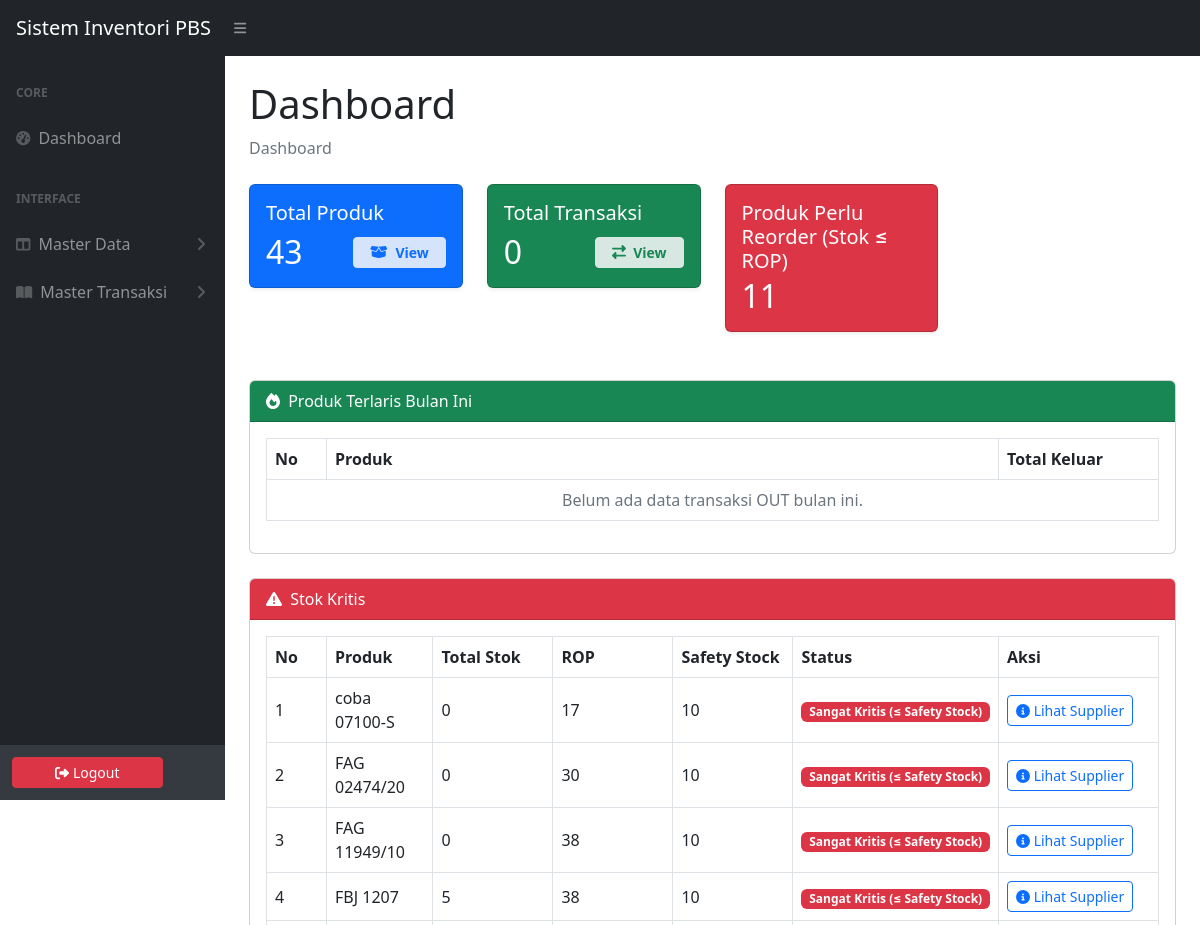
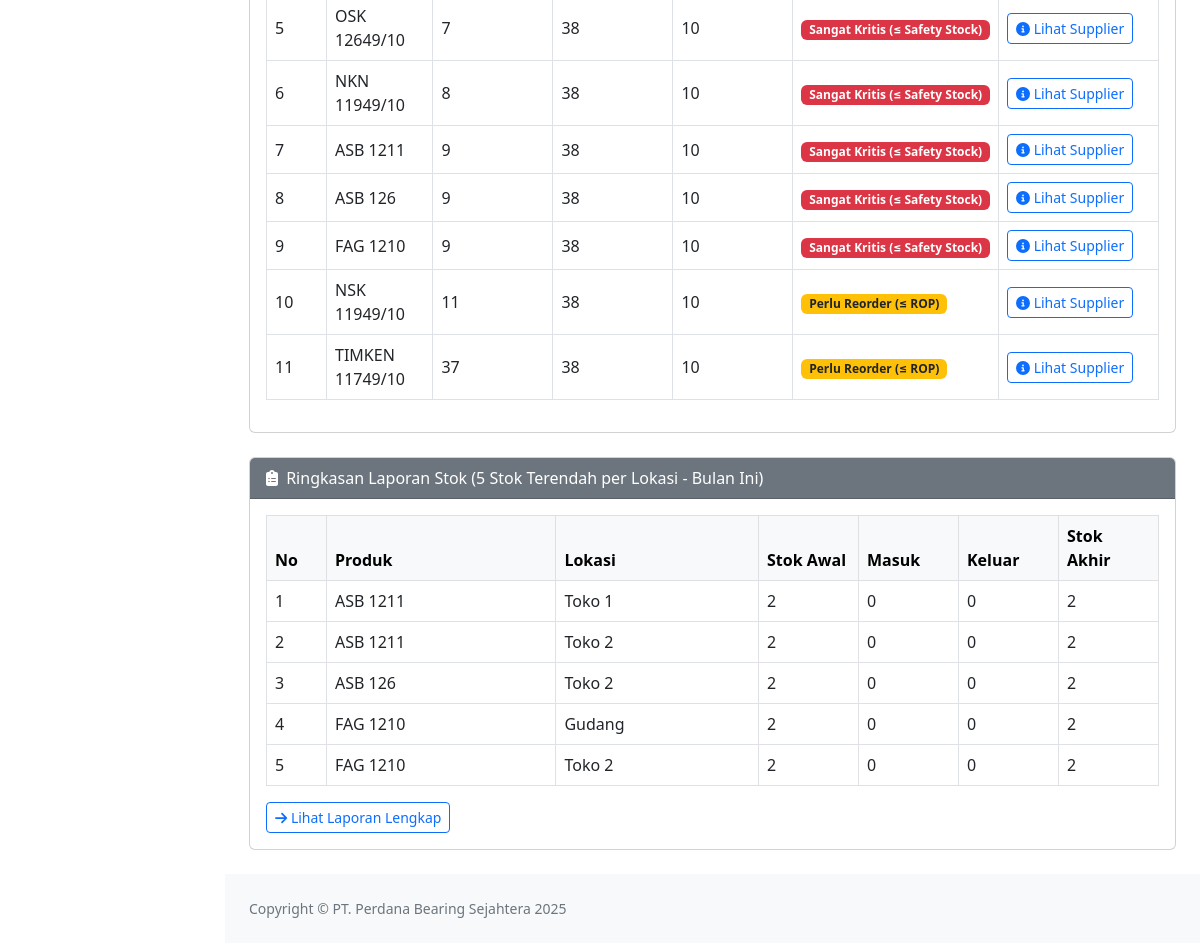
The app's page /index.php (signed in) with its own data (2 pictures, top to bottom).
### tables this page shows
CREATE TABLE `product` (
  `product_id` int(11) NOT NULL,
  `brand_id` int(11) DEFAULT NULL,
  `model_id` int(11) DEFAULT NULL,
  `unit_id` int(11) DEFAULT NULL,
  `category_id` int(11) DEFAULT NULL,
  `name` varchar(150) NOT NULL,
  `desc` varchar(255) DEFAULT NULL,
  `ukuran` varchar(100) DEFAULT NULL,
  `status` tinyint(1) NOT NULL DEFAULT 1,
  `safety_stock` int(11) NOT NULL DEFAULT 0,
  `lead_time_days` int(11) NOT NULL DEFAULT 1,
  `avg_daily_usage` int(11) NOT NULL DEFAULT 0,
  `reorder_point` int(11) NOT NULL DEFAULT 0
);

CREATE TABLE `location` (
  `location_id` int(11) NOT NULL,
  `namalokasi` varchar(100) NOT NULL,
  `alamat` varchar(255) DEFAULT NULL,
  `status` tinyint(1) NOT NULL DEFAULT 1
);

### infodetaildashboard.php (the view, shortened to what this page needs)
<?php
include "include/config.php";
$bulanIni = date('Y-m');
$sqlTotalProduk = "SELECT COUNT(*) AS total FROM product WHERE status=1";
$resTotalProduk = mysqli_query($connection, $sqlTotalProduk) or die("Query total produk gagal: ".mysqli_error($connection));
$rowTotalProduk = mysqli_fetch_assoc($resTotalProduk);
$totalProduk    = (int)($rowTotalProduk['total'] ?? 0);
$sqlTotalTransaksi = "
  SELECT COUNT(*) AS total
  FROM `transaction`
  WHERE DATE_FORMAT(transaction_date, '%Y-%m') = '$bulanIni'
";
$resTotalTransaksi = mysqli_query($connection, $sqlTotalTransaksi) or die("Query total transaksi gagal: ".mysqli_error($connection));
$rowTotalTransaksi = mysqli_fetch_assoc($resTotalTransaksi);
$totalTransaksi    = (int)($rowTotalTransaksi['total'] ?? 0);
$sqlStokKritis = "
  SELECT
    p.product_id,
    COALESCE(b.brand_name,'') AS brand_name,
    COALESCE(m.model_name,'') AS model_name,
    SUM(i.quantity) AS total_stok,
    p.safety_stock,
    p.lead_time_days,
    p.avg_daily_usage,
    p.reorder_point
  FROM inventory i
  JOIN product p ON i.product_id = p.product_id
  LEFT JOIN brand b ON p.brand_id = b.brand_id
  LEFT JOIN model m ON p.model_id = m.model_id
  WHERE p.status = 1
  GROUP BY
    p.product_id,
    p.safety_stock,
    p.lead_time_days,
    p.avg_daily_usage,
    p.reorder_point
  HAVING total_stok < p.reorder_point
  ORDER BY total_stok ASC
";
$resStokKritis = mysqli_query($connection, $sqlStokKritis) or die("Query stok kritis gagal: ".mysqli_error($connection));
$jumlahStokKritis = mysqli_num_rows($resStokKritis);
$sqlProdukTerlaris = "
  SELECT
    p.product_id,
    COALESCE(b.brand_name,'') AS brand_name,
    COALESCE(m.model_name,'') AS model_name,
    SUM(ABS(td.quantity)) AS total_keluar
  FROM transaction_details td
  JOIN `transaction` t ON td.transaction_id = t.transaction_id
  JOIN product p       ON td.product_id     = p.product_id
  LEFT JOIN brand b    ON p.brand_id        = b.brand_id
  LEFT JOIN model m    ON p.model_id        = m.model_id
  WHERE t.type = 'OUT' AND p.status = 1
    AND DATE_FORMAT(t.transaction_date, '%Y-%m') = '$bulanIni'
  GROUP BY p.product_id
  ORDER BY total_keluar DESC, brand_name ASC, model_name ASC
  LIMIT 5
";
$resProdukTerlaris = mysqli_query($connection, $sqlProdukTerlaris) or die("Query produk terlaris gagal: ".mysqli_error($connection));
?>
<div class="row mb-4">
<div class="col-xl-3 col-md-6 mb-4">
  <div class="card bg-primary text-white mb-4 shadow-sm">
    <div class="card-body">
      <h5 class="mb-2">Total Produk</h5>
      <div class="d-flex align-items-center justify-content-between">
        <h2 class="mb-0"><?php echo $totalProduk; ?></h2>
 <a href="product.php" class="btn btn-sm btn-light text-primary fw-bold px-3 py-1" style="opacity:0.85;">
          <i class="fas fa-box-open me-1"></i> View
        </a>
      </div>
    </div>
  </div>
</div>
<div class="col-xl-3 col-md-6 mb-4">
  <div class="card bg-success text-white mb-4 shadow-sm">
    <div class="card-body">
      <h5 class="mb-2">Total Transaksi</h5>
      <div class="d-flex align-items-center justify-content-between">
        <h2 class="mb-0"><?php echo $totalTransaksi; ?></h2>
<a href="transaksi.php" class="btn btn-sm btn-light text-success fw-bold px-3 py-1" style="opacity:0.85;">
          <i class="fas fa-exchange-alt me-1"></i> View
        </a>
      </div>
    </div>
  </div>
</div>
  <div class="col-xl-3 col-md-6">
    <div class="card bg-danger text-white mb-4 shadow-sm">
      <div class="card-body">
<h5 class="mb-1">Produk Perlu Reorder (Stok ≤ ROP)</h5>
<h2 class="mb-0"><?php echo $jumlahStokKritis; ?></h2>
      </div>
    </div>
  </div>
</div>
<div class="card mb-4">
  <div class="card-header bg-success text-white">
    <i class="fas fa-fire me-1"></i> Produk Terlaris Bulan Ini
  </div>
  <div class="card-body">
    <table class="table table-bordered table-hover align-middle">
      <thead>
        <tr>
          <th style="width:60px;">No</th>
          <th>Produk</th>
          <th style="width:160px;">Total Keluar</th>
        </tr>
      </thead>
      <tbody>
        <?php if ($resProdukTerlaris && mysqli_num_rows($resProdukTerlaris) > 0): ?>
          <?php $no=1; while($row = mysqli_fetch_assoc($resProdukTerlaris)):
            $namaProduk = trim(($row['brand_name'] ?? '').' '.($row['model_name'] ?? ''));
            if ($namaProduk === '') $namaProduk = 'Produk #'.$row['product_id'];
          ?>
          <tr>
            <td><?php echo $no++; ?></td>
            <td><?php echo htmlspecialchars($namaProduk); ?></td>
            <td><?php echo (int)$row['total_keluar']; ?></td>
          </tr>
          <?php endwhile; ?>
        <?php else: ?>
          <tr><td colspan="3" class="text-center text-muted">Belum ada data transaksi OUT bulan ini.</td></tr>
        <?php endif; ?>
      </tbody>
    </table>
  </div>
</div>
<div class="card mb-4">
  <div class="card-header bg-danger text-white">
    <i class="fas fa-exclamation-triangle me-1"></i> Stok Kritis
  </div>
  <div class="card-body">
    <table class="table table-bordered table-hover align-middle">
            <thead>
        <tr>
          <th style="width:60px;">No</th>
          <th>Produk</th>
          <th style="width:120px;">Total Stok</th>
          <th style="width:120px;">ROP</th>
          <th style="width:120px;">Safety Stock</th>
          <th style="width:160px;">Status</th>
          <th style="width:160px;">Aksi</th>
        </tr>
      </thead>
      <tbody>
        <?php if ($resStokKritis && mysqli_num_rows($resStokKritis) > 0): ?>
  <?php $no=1; while($row = mysqli_fetch_assoc($resStokKritis)):
    $namaProduk = trim(($row['brand_name'] ?? '').' '.($row['model_name'] ?? ''));
    $totalStok    = (int)$row['total_stok'];
    $rop          = (int)$row['reorder_point'];
    $safetyStock  = (int)$row['safety_stock'];
    $statusText  = '';
    $statusClass = '';
    if ($totalStok <= $safetyStock) {
      $statusText  = 'Sangat Kritis (≤ Safety Stock)';
      $statusClass = 'badge bg-danger';
    } elseif ($totalStok <= $rop) {
      $statusText  = 'Perlu Reorder (≤ ROP)';
      $statusClass = 'badge bg-warning text-dark';
    }
  ?>
  <tr>
    <td><?php echo $no++; ?></td>
    <td><?php echo htmlspecialchars($namaProduk); ?></td>
    <td><?php echo $totalStok; ?></td>
    <td><?php echo $rop; ?></td>
    <td><?php echo $safetyStock; ?></td>
    <td>
      <?php if ($statusText): ?>
        <span class="<?php echo $statusClass; ?>">
          <?php echo htmlspecialchars($statusText); ?>
        </span>
      <?php endif; ?>
    </td>
    <td>
      <a href="supplier_info.php?id=<?php echo (int)$row['product_id']; ?>"
         class="btn btn-sm btn-outline-primary">
        <i class="fas fa-info-circle"></i> Lihat Supplier
      </a>
    </td>
  </tr>
  <?php endwhile; ?>
<?php endif; ?>
      </tbody>
    </table>
  </div>
</div>

### index.php (shortened to what this page needs)
<!DOCTYPE html>
<?php
include  "include/config.php";
?>
<html lang="en">
    <head>
        <link href="https://cdn.jsdelivr.net/npm/simple-datatables@7.1.2/dist/style.min.css" rel="stylesheet" />
        <link href="css/styles.css" rel="stylesheet" />
    </head>
    <body class="sb-nav-fixed">
        <?php include "include/navbar.php"; ?>
        <div id="layoutSidenav">
            <?php include "include/menu.php"; ?>
            <div id="layoutSidenav_content">
                <main>
                    <div class="container-fluid px-4">
                        <h1 class="mt-4">Dashboard</h1>
                        <ol class="breadcrumb mb-4">
                            <li class="breadcrumb-item active">Dashboard</li>
                        </ol>
                     <?php include "infodetaildashboard.php"; ?>
                     <?php include "infodetaildashboard2.php"; ?>
                    </div>
                </main>
                <?php include "include/footer.php"; ?>
    </body>
</html>

### include/navbar.php
<nav class="sb-topnav navbar navbar-expand navbar-dark bg-dark">
    <a class="navbar-brand ps-3" href="index.php">Sistem Inventori PBS</a>
    <button class="btn btn-link btn-sm order-1 order-lg-0 me-4 me-lg-0" id="sidebarToggle" href="#!"><i class="fas fa-bars"></i></button>
</nav>

### include/menu.php (shortened to what this page needs)
<div id="layoutSidenav_nav">
              <nav class="sb-sidenav accordion sb-sidenav-dark" id="sidenavAccordion">
                  <div class="sb-sidenav-menu">
                      <div class="nav">
                          <div class="sb-sidenav-menu-heading">Core</div>
                          <a class="nav-link" href="index.php">
                              <div class="sb-nav-link-icon"><i class="fas fa-tachometer-alt"></i></div>
                              Dashboard
                          </a>
                          <div class="sb-sidenav-menu-heading">Interface</div>
                          <a class="nav-link collapsed" href="#" data-bs-toggle="collapse" data-bs-target="#collapseLayouts" aria-expanded="false" aria-controls="collapseLayouts">
                              <div class="sb-nav-link-icon"><i class="fas fa-columns"></i></div>
                              Master Data
                              <div class="sb-sidenav-collapse-arrow"><i class="fas fa-angle-down"></i></div>
                          </a>
                          <a class="nav-link collapsed" href="#" data-bs-toggle="collapse" data-bs-target="#collapsePages" aria-expanded="false" aria-controls="collapsePages">
                              <div class="sb-nav-link-icon"><i class="fas fa-book-open"></i></div>
                               Master Transaksi
                              <div class="sb-sidenav-collapse-arrow"><i class="fas fa-angle-down"></i></div>
                          </a>
                      </div>
                  </div>
                  <div class="sb-sidenav-footer">
                <a href="logout.php" class="btn btn-danger btn-sm w-75">
              <i class="fas fa-sign-out-alt"></i> Logout
              </a>
                  </div>
              </nav>
          </div>

### infodetaildashboard2.php (shortened to what this page needs)
<?PHP
$startPeriode = date('Y-m-01');
$endPeriode   = date('Y-m-t');
$resMiniLaporan = mysqli_query($connection, $sqlMiniLaporan)
  or die('Query ringkasan laporan stok error: '.mysqli_error($connection));
?>
<div class="card mb-4">
  <div class="card-header bg-secondary text-white">
    <i class="fa fa-clipboard-list me-1"></i> Ringkasan Laporan Stok (5 Stok Terendah per Lokasi - Bulan Ini)
  </div>
  <div class="card-body">
    <table class="table table-bordered table-hover align-middle mb-3">
      <thead class="table-light">
        <tr>
          <th style="width:60px;">No</th>
          <th>Produk</th>
          <th>Lokasi</th>
          <th style="width:100px;">Stok Awal</th>
          <th style="width:100px;">Masuk</th>
          <th style="width:100px;">Keluar</th>
          <th style="width:100px;">Stok Akhir</th>
        </tr>
      </thead>
      <tbody>
        <?php if ($resMiniLaporan && mysqli_num_rows($resMiniLaporan) > 0): ?>
          <?php $no = 1; while($row = mysqli_fetch_assoc($resMiniLaporan)): ?>
            <tr>
              <td><?php echo $no++; ?></td>
              <td><?php echo htmlspecialchars($row['nama_produk']); ?></td>
              <td><?php echo htmlspecialchars($row['namalokasi']); ?></td>
              <td><?php echo (int)$row['stok_awal']; ?></td>
              <td><?php echo (int)$row['total_masuk']; ?></td>
              <td><?php echo (int)$row['total_keluar']; ?></td>
              <td><?php echo (int)$row['stok_akhir']; ?></td>
            </tr>
          <?php endwhile; ?>
        <?php endif; ?>
      </tbody>
    </table>
    <a href="laporan.php" class="btn btn-outline-primary btn-sm">
      <i class="fa fa-arrow-right"></i> Lihat Laporan Lengkap
    </a>
  </div>
</div>

### include/footer.php
<footer class="py-4 bg-light mt-auto">
                    <div class="container-fluid px-4">
                        <div class="d-flex align-items-center justify-content-between small">
                            <div class="text-muted">Copyright &copy; PT. Perdana Bearing Sejahtera 2025</div>
                        </div>
                    </div>
                </footer>

### records on screen
product: namaProduk "coba 07100-S", totalStok "0", reorder_point "17", safety_stock "10", statusText "Sangat Kritis (≤ Safety Stock)"
product: namaProduk "FAG 02474/20", totalStok "0", reorder_point "30", safety_stock "10", statusText "Sangat Kritis (≤ Safety Stock)"
product: namaProduk "FAG 11949/10", totalStok "0", reorder_point "38", safety_stock "10", statusText "Sangat Kritis (≤ Safety Stock)"
product: namaProduk "FBJ 1207", totalStok "5", reorder_point "38", safety_stock "10", statusText "Sangat Kritis (≤ Safety Stock)"
product: namaProduk "OSK 12649/10", totalStok "7", reorder_point "38", safety_stock "10", statusText "Sangat Kritis (≤ Safety Stock)"
product: namaProduk "NKN 11949/10", totalStok "8", reorder_point "38", safety_stock "10", statusText "Sangat Kritis (≤ Safety Stock)"
product: namaProduk "ASB 1211", totalStok "9", reorder_point "38", safety_stock "10", statusText "Sangat Kritis (≤ Safety Stock)", nama_produk "ASB 1211", location.namalokasi "Toko 1", stok_awal "2", total_masuk "0", total_keluar "0", stok_akhir "2", location.namalokasi "Toko 2"
product: namaProduk "ASB 126", totalStok "9", reorder_point "38", safety_stock "10", statusText "Sangat Kritis (≤ Safety Stock)", nama_produk "ASB 126", location.namalokasi "Toko 2", stok_awal "2", total_masuk "0", total_keluar "0", stok_akhir "2"
product: namaProduk "FAG 1210", totalStok "9", reorder_point "38", safety_stock "10", statusText "Sangat Kritis (≤ Safety Stock)", nama_produk "FAG 1210", location.namalokasi "Gudang", stok_awal "2", total_masuk "0", total_keluar "0", stok_akhir "2", location.namalokasi "Toko 2"
product: namaProduk "NSK 11949/10", totalStok "11", reorder_point "38", safety_stock "10", statusText "Perlu Reorder (≤ ROP)"
product: namaProduk "TIMKEN 11749/10", totalStok "37", reorder_point "38", safety_stock "10", statusText "Perlu Reorder (≤ ROP)"

### other values on screen
$totalProduk "43"
$totalTransaksi "0"
$jumlahStokKritis "11"
